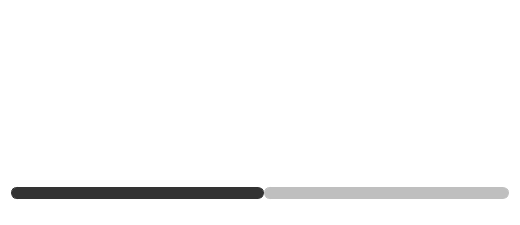
<?xml version="1.0" encoding="UTF-8"?>
<ui version="4.0">
 <class>transport</class>
 <widget class="QWidget" name="transport">
  <property name="enabled">
   <bool>true</bool>
  </property>
  <property name="geometry">
   <rect>
    <x>0</x>
    <y>0</y>
    <width>520</width>
    <height>225</height>
   </rect>
  </property>
  <property name="minimumSize">
   <size>
    <width>0</width>
    <height>0</height>
   </size>
  </property>
  <property name="windowTitle">
   <string>Form</string>
  </property>
  <property name="styleSheet">
   <string notr="true">QWidget {
    background: transparent;
	font: 18px DinPro-Medium ;
}


/* ---------------- Pushbuttons ----------------*/
/* customized for this panel */
/*
QPushButton 
{
    background: rgb( 51, 74, 94 );
    border: 1px solid rgb( 51, 74, 94 );
    color: white;
    font: 12pt &quot;DinPRO-Medium&quot;;
    text-align: center;
    border-radius: 10px;
    border-width: 2px;
}

QPushButton::hover 
{
    background: rgb(51, 74, 94 );
    border-color: rgb( 166, 166, 166 );
    color: rgb( 214, 214, 214);
    border-width: -1px;
    border-radius: 10px;
}

 QPushButton:default 
{
     background: rgb( 51, 51, 51 );
 }

QPushButton:disabled 
{
     background:  rgb( 51, 51, 51 ); 
     border: rgb( 51, 51, 51 ); 
     color: rgb( 128, 128, 128 );
 }

QPushButton:checked 
{
    background:  rgb(  191, 191, 191  ); 
    border: rgb(  191, 191, 191  ); 
    color: rgb( 52, 73, 94 );
 }
*/

QPushButton:flat 
{
   border: none;
}

QCheckBox {
	spacing: 5px;
}

QCheckBox::indicator {
	border: #909090;
    background: transparent;
	width: 20px;
	height: 20px;
	margin-top: 4px;
}

QCheckBox::indicator:unchecked {
	image: url(:images/checkBox_normal.png);
}

QCheckBox::indicator:checked {
	image: url(:images/checkBox_active.png);
}

/*
 * Special case for this instance, since the slider is embedded within
 * a Phonon SeekSlider, we need to signal the size with CSS, not the
 * usual Qt widget methods.
*/
QSlider {
 height: 41px;
}

/* ---------- Sliders ------------*/

QSlider::groove:horizontal {
border: 1px solid rgba(  191, 191, 191, 0 );
background: white;
height: 10px;
border-radius: 5px;
}

QSlider::sub-page:horizontal {
background: rgb( 51, 51, 51 );
border: 1px solid rgb( 51, 51, 51 );
height: 10px;
border-radius: 6px;
}

QSlider::add-page:horizontal   /* to the right of the handle */
{
background: rgb(  191, 191, 191  );
border: 1px solid rgb(  191, 191, 191  );
height: 10px;
border-radius: 6px;
}

QSlider::handle:horizontal {
  image: url(:images/handle_normal.png);
  margin: -15px 0;
  background:   rgba( 51, 51, 51, 0 ); 
}

QSlider::handle:horizontal:hover {
	image: url(:images/handle_rollover.png);
    margin: -15px 0;
}

QSlider::sub-page:horizontal:disabled {
    background:   rgb(  191, 191, 191  );
    border-color:  rgb(  191, 191, 191  );
}

QSlider::add-page:horizontal:disabled {
    background:    rgb(  191, 191, 191  );
    border-color:  rgb(  191, 191, 191  );
}

QSlider::handle:horizontal:disabled {
	image: url(:images/handle_disabled.png);
background:  rgb( 128, 128, 128 );
border: 1px solid  rgb(  128, 128, 128  );
border-radius: -15px;
}
</string>
  </property>
  <layout class="QGridLayout" name="gridLayout">
   <item row="0" column="0">
    <layout class="QHBoxLayout" name="horizontalLayout" stretch="0,0,0,0,0,0">
     <property name="sizeConstraint">
      <enum>QLayout::SetDefaultConstraint</enum>
     </property>
     <item>
      <spacer name="horizontalSpacer">
       <property name="orientation">
        <enum>Qt::Horizontal</enum>
       </property>
       <property name="sizeHint" stdset="0">
        <size>
         <width>40</width>
         <height>20</height>
        </size>
       </property>
      </spacer>
     </item>
     <item>
      <widget class="QPushButton" name="rewindButton">
       <property name="sizePolicy">
        <sizepolicy hsizetype="Minimum" vsizetype="Minimum">
         <horstretch>0</horstretch>
         <verstretch>0</verstretch>
        </sizepolicy>
       </property>
       <property name="minimumSize">
        <size>
         <width>123</width>
         <height>58</height>
        </size>
       </property>
       <property name="maximumSize">
        <size>
         <width>16777215</width>
         <height>62</height>
        </size>
       </property>
       <property name="styleSheet">
        <string notr="true">QPushButton 
{
	/*background: url(:/images/resources/bt_caseStart_normal.png);*/
    background-image: url(:/octConsole/Frontend/Resources/rewind_button.png);
}

QPushButton:flat
{
    border: none;
}
</string>
       </property>
       <property name="text">
        <string/>
       </property>
       <property name="iconSize">
        <size>
         <width>123</width>
         <height>64</height>
        </size>
       </property>
       <property name="flat">
        <bool>true</bool>
       </property>
      </widget>
     </item>
     <item>
      <widget class="QPushButton" name="playButton">
       <property name="sizePolicy">
        <sizepolicy hsizetype="Minimum" vsizetype="Fixed">
         <horstretch>0</horstretch>
         <verstretch>0</verstretch>
        </sizepolicy>
       </property>
       <property name="minimumSize">
        <size>
         <width>123</width>
         <height>62</height>
        </size>
       </property>
       <property name="maximumSize">
        <size>
         <width>16777215</width>
         <height>62</height>
        </size>
       </property>
       <property name="styleSheet">
        <string notr="true">QPushButton 
{
    background-image: url(:/octConsole/Frontend/Resources/play_button.png);
}

QPushButton:flat
{
    border: none;
}
</string>
       </property>
       <property name="text">
        <string/>
       </property>
       <property name="iconSize">
        <size>
         <width>123</width>
         <height>64</height>
        </size>
       </property>
       <property name="flat">
        <bool>true</bool>
       </property>
      </widget>
     </item>
     <item>
      <widget class="QPushButton" name="advanceButton">
       <property name="sizePolicy">
        <sizepolicy hsizetype="Minimum" vsizetype="Minimum">
         <horstretch>0</horstretch>
         <verstretch>0</verstretch>
        </sizepolicy>
       </property>
       <property name="minimumSize">
        <size>
         <width>123</width>
         <height>58</height>
        </size>
       </property>
       <property name="maximumSize">
        <size>
         <width>16777215</width>
         <height>62</height>
        </size>
       </property>
       <property name="styleSheet">
        <string notr="true">QPushButton 
{
    background-image: url(:/octConsole/Frontend/Resources/forward_button.png);
}

QPushButton:flat
{
    border: none;
}
</string>
       </property>
       <property name="text">
        <string/>
       </property>
       <property name="iconSize">
        <size>
         <width>126</width>
         <height>65</height>
        </size>
       </property>
       <property name="flat">
        <bool>true</bool>
       </property>
      </widget>
     </item>
     <item>
      <spacer name="horizontalSpacer_2">
       <property name="orientation">
        <enum>Qt::Horizontal</enum>
       </property>
       <property name="sizeHint" stdset="0">
        <size>
         <width>40</width>
         <height>20</height>
        </size>
       </property>
      </spacer>
     </item>
     <item>
      <widget class="QCheckBox" name="repeatCheckBox">
       <property name="palette">
        <palette>
         <active>
          <colorrole role="WindowText">
           <brush brushstyle="SolidPattern">
            <color alpha="255">
             <red>255</red>
             <green>255</green>
             <blue>255</blue>
            </color>
           </brush>
          </colorrole>
          <colorrole role="Button">
           <brush brushstyle="SolidPattern">
            <color alpha="0">
             <red>0</red>
             <green>0</green>
             <blue>0</blue>
            </color>
           </brush>
          </colorrole>
          <colorrole role="Base">
           <brush brushstyle="SolidPattern">
            <color alpha="0">
             <red>0</red>
             <green>0</green>
             <blue>0</blue>
            </color>
           </brush>
          </colorrole>
          <colorrole role="Window">
           <brush brushstyle="SolidPattern">
            <color alpha="0">
             <red>0</red>
             <green>0</green>
             <blue>0</blue>
            </color>
           </brush>
          </colorrole>
         </active>
         <inactive>
          <colorrole role="WindowText">
           <brush brushstyle="SolidPattern">
            <color alpha="255">
             <red>255</red>
             <green>255</green>
             <blue>255</blue>
            </color>
           </brush>
          </colorrole>
          <colorrole role="Button">
           <brush brushstyle="SolidPattern">
            <color alpha="0">
             <red>0</red>
             <green>0</green>
             <blue>0</blue>
            </color>
           </brush>
          </colorrole>
          <colorrole role="Base">
           <brush brushstyle="SolidPattern">
            <color alpha="0">
             <red>0</red>
             <green>0</green>
             <blue>0</blue>
            </color>
           </brush>
          </colorrole>
          <colorrole role="Window">
           <brush brushstyle="SolidPattern">
            <color alpha="0">
             <red>0</red>
             <green>0</green>
             <blue>0</blue>
            </color>
           </brush>
          </colorrole>
         </inactive>
         <disabled>
          <colorrole role="WindowText">
           <brush brushstyle="SolidPattern">
            <color alpha="255">
             <red>120</red>
             <green>120</green>
             <blue>120</blue>
            </color>
           </brush>
          </colorrole>
          <colorrole role="Button">
           <brush brushstyle="SolidPattern">
            <color alpha="0">
             <red>0</red>
             <green>0</green>
             <blue>0</blue>
            </color>
           </brush>
          </colorrole>
          <colorrole role="Base">
           <brush brushstyle="SolidPattern">
            <color alpha="0">
             <red>0</red>
             <green>0</green>
             <blue>0</blue>
            </color>
           </brush>
          </colorrole>
          <colorrole role="Window">
           <brush brushstyle="SolidPattern">
            <color alpha="0">
             <red>0</red>
             <green>0</green>
             <blue>0</blue>
            </color>
           </brush>
          </colorrole>
         </disabled>
        </palette>
       </property>
       <property name="font">
        <font>
         <family>DinPro-Medium</family>
         <pointsize>-1</pointsize>
         <weight>50</weight>
         <italic>false</italic>
         <bold>false</bold>
        </font>
       </property>
       <property name="text">
        <string>REPEAT</string>
       </property>
      </widget>
     </item>
    </layout>
   </item>
   <item row="1" column="0">
    <layout class="QHBoxLayout" name="horizontalLayout_3">
     <item>
      <widget class="QLabel" name="currentClipLabel">
       <property name="palette">
        <palette>
         <active>
          <colorrole role="WindowText">
           <brush brushstyle="SolidPattern">
            <color alpha="255">
             <red>255</red>
             <green>255</green>
             <blue>255</blue>
            </color>
           </brush>
          </colorrole>
          <colorrole role="Button">
           <brush brushstyle="SolidPattern">
            <color alpha="0">
             <red>0</red>
             <green>0</green>
             <blue>0</blue>
            </color>
           </brush>
          </colorrole>
          <colorrole role="Base">
           <brush brushstyle="SolidPattern">
            <color alpha="0">
             <red>0</red>
             <green>0</green>
             <blue>0</blue>
            </color>
           </brush>
          </colorrole>
          <colorrole role="Window">
           <brush brushstyle="SolidPattern">
            <color alpha="0">
             <red>0</red>
             <green>0</green>
             <blue>0</blue>
            </color>
           </brush>
          </colorrole>
         </active>
         <inactive>
          <colorrole role="WindowText">
           <brush brushstyle="SolidPattern">
            <color alpha="255">
             <red>255</red>
             <green>255</green>
             <blue>255</blue>
            </color>
           </brush>
          </colorrole>
          <colorrole role="Button">
           <brush brushstyle="SolidPattern">
            <color alpha="0">
             <red>0</red>
             <green>0</green>
             <blue>0</blue>
            </color>
           </brush>
          </colorrole>
          <colorrole role="Base">
           <brush brushstyle="SolidPattern">
            <color alpha="0">
             <red>0</red>
             <green>0</green>
             <blue>0</blue>
            </color>
           </brush>
          </colorrole>
          <colorrole role="Window">
           <brush brushstyle="SolidPattern">
            <color alpha="0">
             <red>0</red>
             <green>0</green>
             <blue>0</blue>
            </color>
           </brush>
          </colorrole>
         </inactive>
         <disabled>
          <colorrole role="WindowText">
           <brush brushstyle="SolidPattern">
            <color alpha="255">
             <red>120</red>
             <green>120</green>
             <blue>120</blue>
            </color>
           </brush>
          </colorrole>
          <colorrole role="Button">
           <brush brushstyle="SolidPattern">
            <color alpha="0">
             <red>0</red>
             <green>0</green>
             <blue>0</blue>
            </color>
           </brush>
          </colorrole>
          <colorrole role="Base">
           <brush brushstyle="SolidPattern">
            <color alpha="0">
             <red>0</red>
             <green>0</green>
             <blue>0</blue>
            </color>
           </brush>
          </colorrole>
          <colorrole role="Window">
           <brush brushstyle="SolidPattern">
            <color alpha="0">
             <red>0</red>
             <green>0</green>
             <blue>0</blue>
            </color>
           </brush>
          </colorrole>
         </disabled>
        </palette>
       </property>
       <property name="font">
        <font>
         <family>DinPro-Medium</family>
         <pointsize>-1</pointsize>
         <weight>50</weight>
         <italic>false</italic>
         <bold>false</bold>
        </font>
       </property>
       <property name="text">
        <string>No loop selected</string>
       </property>
      </widget>
     </item>
     <item>
      <widget class="QLabel" name="clipLengthLabel">
       <property name="palette">
        <palette>
         <active>
          <colorrole role="WindowText">
           <brush brushstyle="SolidPattern">
            <color alpha="255">
             <red>255</red>
             <green>255</green>
             <blue>255</blue>
            </color>
           </brush>
          </colorrole>
          <colorrole role="Button">
           <brush brushstyle="SolidPattern">
            <color alpha="0">
             <red>0</red>
             <green>0</green>
             <blue>0</blue>
            </color>
           </brush>
          </colorrole>
          <colorrole role="Base">
           <brush brushstyle="SolidPattern">
            <color alpha="0">
             <red>0</red>
             <green>0</green>
             <blue>0</blue>
            </color>
           </brush>
          </colorrole>
          <colorrole role="Window">
           <brush brushstyle="SolidPattern">
            <color alpha="0">
             <red>0</red>
             <green>0</green>
             <blue>0</blue>
            </color>
           </brush>
          </colorrole>
         </active>
         <inactive>
          <colorrole role="WindowText">
           <brush brushstyle="SolidPattern">
            <color alpha="255">
             <red>255</red>
             <green>255</green>
             <blue>255</blue>
            </color>
           </brush>
          </colorrole>
          <colorrole role="Button">
           <brush brushstyle="SolidPattern">
            <color alpha="0">
             <red>0</red>
             <green>0</green>
             <blue>0</blue>
            </color>
           </brush>
          </colorrole>
          <colorrole role="Base">
           <brush brushstyle="SolidPattern">
            <color alpha="0">
             <red>0</red>
             <green>0</green>
             <blue>0</blue>
            </color>
           </brush>
          </colorrole>
          <colorrole role="Window">
           <brush brushstyle="SolidPattern">
            <color alpha="0">
             <red>0</red>
             <green>0</green>
             <blue>0</blue>
            </color>
           </brush>
          </colorrole>
         </inactive>
         <disabled>
          <colorrole role="WindowText">
           <brush brushstyle="SolidPattern">
            <color alpha="255">
             <red>120</red>
             <green>120</green>
             <blue>120</blue>
            </color>
           </brush>
          </colorrole>
          <colorrole role="Button">
           <brush brushstyle="SolidPattern">
            <color alpha="0">
             <red>0</red>
             <green>0</green>
             <blue>0</blue>
            </color>
           </brush>
          </colorrole>
          <colorrole role="Base">
           <brush brushstyle="SolidPattern">
            <color alpha="0">
             <red>0</red>
             <green>0</green>
             <blue>0</blue>
            </color>
           </brush>
          </colorrole>
          <colorrole role="Window">
           <brush brushstyle="SolidPattern">
            <color alpha="0">
             <red>0</red>
             <green>0</green>
             <blue>0</blue>
            </color>
           </brush>
          </colorrole>
         </disabled>
        </palette>
       </property>
       <property name="font">
        <font>
         <family>DinPro-Medium</family>
         <pointsize>-1</pointsize>
         <weight>50</weight>
         <italic>false</italic>
         <bold>false</bold>
        </font>
       </property>
       <property name="text">
        <string>Length:</string>
       </property>
      </widget>
     </item>
    </layout>
   </item>
   <item row="2" column="0">
    <widget class="QSlider" name="timelineSlider">
     <property name="sliderPosition">
      <number>50</number>
     </property>
     <property name="orientation">
      <enum>Qt::Horizontal</enum>
     </property>
    </widget>
   </item>
  </layout>
 </widget>
 <resources/>
 <connections/>
</ui>
